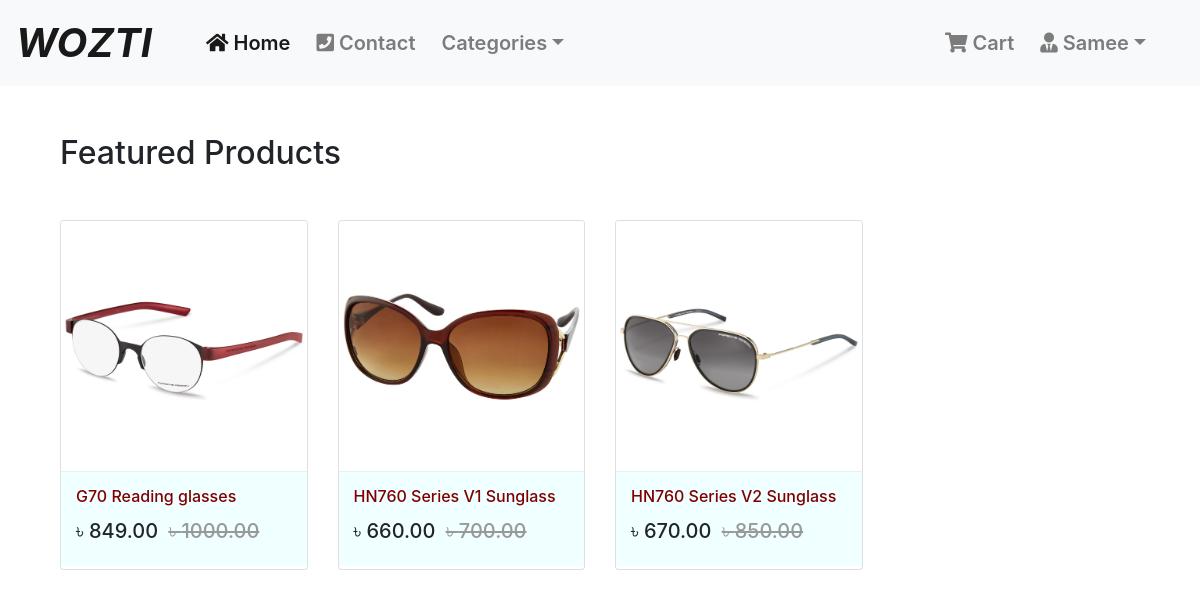
The page /EyeWear (signed in) on the database its author committed.
### Login_Application/models.py (models this page shows, shortened)
class User(AbstractBaseUser, PermissionsMixin):
    email = models.EmailField(unique=True, null=False)
    is_staff = models.BooleanField(
        ugettext_lazy('staff status'),
        default=False,
        help_text = ugettext_lazy('Designates whether the user can log in this site')
    )
    is_active = models.BooleanField(
        ugettext_lazy('active'),
        default=True,
        help_text=ugettext_lazy('Designates whether this user should be treated as active. Unselect this instead of deleting accounts')
    )
    USERNAME_FIELD = 'email'
    objects = MyUserManager()

class Profile(models.Model):
    user = models.OneToOneField(User, on_delete=models.CASCADE, related_name='profile')
    username = models.CharField(max_length=264, blank=True)
    full_name = models.CharField(max_length=264, blank=True)
    address_1 = models.TextField(max_length=300, blank=True)
    city = models.CharField(max_length=40, blank=True)
    zipcode = models.CharField(max_length=10, blank=True)
    country = models.CharField(max_length=50, blank=True)
    phone = models.CharField(max_length=20, blank=True)
    date_joined = models.DateTimeField(auto_now_add=True)

### Shop_Application/models.py (models this page shows, shortened)
class Product(models.Model):
	mainimage = models.ImageField(upload_to='Products')
	name = models.CharField(max_length=264)
	category = models.ForeignKey(Category, on_delete=models.CASCADE, related_name='category')
	preview_text = models.TextField(max_length=200, verbose_name='Preview Text')
	detail_text = models.TextField(max_length=1000, verbose_name='Description')
	price = models.FloatField()
	old_price = models.FloatField(default=0.00)
	created = models.DateTimeField(auto_now_add=True)
	class Meta:
		ordering = ['-created',]

### Shop_Application/views.py (the view)
# urls.py: path('EyeWear', views.EyeWear, name='eyewear'),
def EyeWear(request):
	data = 4
	listdata = Product.objects.filter(category=data).order_by('name')
	dic = {'listdata': listdata}
	return render(request,'Shop_Application/EyeWear.html',context=dic)

### templates/Shop_Application/EyeWear.html
{% extends 'base.html' %}
{% block body_block %}
<div class="container my-5">
  <h2 class="my-5">Featured Products</h2>
  <div class="row">
    {% for product in listdata %}
    <div class="col-md-6 col-sm-12 col-lg-3">
      <figure class="card card-product">
        <div class="img-wrap">
          <a href="{% url 'Shop_Application:product_detail' pk=product.pk %}">
          <img src="/media/{{product.mainimage}}" style="width:100%; height:300px;">
          </a>
        </div>
        <figcaption class="info-wrap">
          <h6 class="title"><a href="{% url 'Shop_Application:product_detail' pk=product.pk %}">{{product.name}}</a></h6>
          <div class="action-wrap">
            <div class="price-wrap h5">
              <span class="price-new">&#2547; {{product.price|floatformat:2}}</span>
              <span class="price-old"><strike>&#2547; {{product.old_price|floatformat:2}}</strike></span>
            </div>
          </div>
        </figcaption>
      </figure>
    </div>
    {% endfor %}
  </div>
</div>
{% endblock %}

### templates/base.html (shortened to what this page needs)
{% load static %}
<!DOCTYPE html>
<html lang="en" dir="ltr">
<head>
  <link rel="stylesheet" href="https://stackpath.bootstrapcdn.com/bootstrap/4.3.1/css/bootstrap.min.css">
  <link href="https://cdnjs.cloudflare.com/ajax/libs/font-awesome/5.10.2/css/all.css" rel="stylesheet">
  <link rel="stylesheet" href="{% static 'css/main.css' %}">
</head>
<body>
   <nav class="navbar navbar-expand-md navbar-light badge-light">
        <div class="images">
        <a href="{% url 'Shop_Application:home' %}" class="navbar-brand">
            WOZTI
        </a>
        </div>
        <div class="collapse navbar-collapse" id="navbarCollapse">
            <div class="about">
              <div class="navbar-nav">
                <a href="{% url 'Shop_Application:home' %}" class="nav-item nav-link active"><i class="fa fa-home" aria-hidden="true"></i>
 Home</a>
                <a href="#" class="nav-item nav-link"><i class="fa fa-phone-square" aria-hidden="true"></i>
Contact</a>
           <div class="categories">
              <li class="nav-item dropdown">
          <a class="nav-link dropdown-toggle" href="#" id="navbarDropdown" role="button" data-toggle="dropdown" aria-haspopup="true" aria-expanded="false">Categories</a>
        </li>
      </div>
            </div>
          </div>
              <ul class="navbar-nav ml-auto">
              {% if request.user.is_authenticated %}
               <div class="not-login1">
              <li class="nav-item">
          <a href="{% url 'Order_Application:cart' %}" class="nav-link">
              <i class="fa fa-shopping-cart"></i> Cart
          </a>
        </li>
      </div>
        <div class="not-login">
        <li class="nav-item dropdown">
          <a class="nav-link dropdown-toggle" href="#" id="navbarDropdown" role="button" data-toggle="dropdown" aria-haspopup="true" aria-expanded="false"><i class="fas fa-user-tie"></i> {{request.user.profile.username}}</a>
        </li>
      </div>
          {% else %}
        <div class="login">
        <li class="nav-item">
          <a href="{% url 'Login_Application:login' %}">Login</a>
        </li>
        {% endif %}
      </div>
    </nav>
  <div class="container">
    {% block body_block %} {% endblock %}
  </div>
</body>
</html>

### static/css/main.css (style rules this page uses)
.card { height: 350px; }
.card-product:after { content: ""; display: table clear: both; visibility: hidden; }
.card-product .price-new, .card-product .price { margin-right: 5px; }
.card-product .price-old { color: #999; }
.card-product .img-wrap { border-radius: 3px 3px 0 0; overflow: hidden; position: relative; height: 250px; text-align: center; }
.card-product .img-wrap img { max-height: 100%; max-width: 100%; object-fit: cover; }
.card-product .info-wrap { overflow: hidden; background: azure; padding: 15px; border-top: 1px solid #eee; }
.card-product .action-wrap { padding-top: 4px; margin-top: 4px; }
.card-product .title { margin-top: 0px; }
.card-product .title a { color: maroon; }
.images a { font-size: 40px; font-weight: bolder; font-style: italic; font-color: white; text-align: center; }
.navbar-nav a { font-size: 20px; font-weight:600; text-align: center; }
.not-login { margin-right: 30px; }
.not-login1 { margin-right: 10px; }
.about { margin-left: 20px; }
.about .navbar-nav a { margin-left: 10px; }

### templates/base.html (style rules this page uses)
.card { height: 350px; }
.card-product:after { content: ""; display: table clear: both; visibility: hidden; }
.card-product .price-new, .card-product .price { margin-right: 5px; }
.card-product .price-old { color: #999; }
.card-product .img-wrap { border-radius: 3px 3px 0 0; overflow: hidden; position: relative; height: 250px; text-align: center; }
.card-product .img-wrap img { max-height: 100%; max-width: 100%; object-fit: cover; }
.card-product .info-wrap { overflow: hidden; background: azure; padding: 15px; border-top: 1px solid #eee; }
.card-product .action-wrap { padding-top: 4px; margin-top: 4px; }
.card-product .title { margin-top: 0px; }
.card-product .title a { color: maroon; }
.images a { font-size: 40px; font-weight: bolder; font-style: italic; font-color: white; text-align: center; }
.navbar-nav a { font-size: 20px; font-weight:600; text-align: center; }
.not-login { margin-right: 30px; }
.not-login1 { margin-right: 10px; }
.about { margin-left: 20px; }
.about .navbar-nav a { margin-left: 10px; }

### rows shown on the page
User: user.profile.username "Samee"
Product: mainimage (picture), name "G70 Reading glasses", price "849.00", old_price "1000.00"
Product: mainimage (picture), name "HN760 Series V1 Sunglass", price "660.00", old_price "700.00"
Product: mainimage (picture), name "HN760 Series V2 Sunglass", price "670.00", old_price "850.00"
